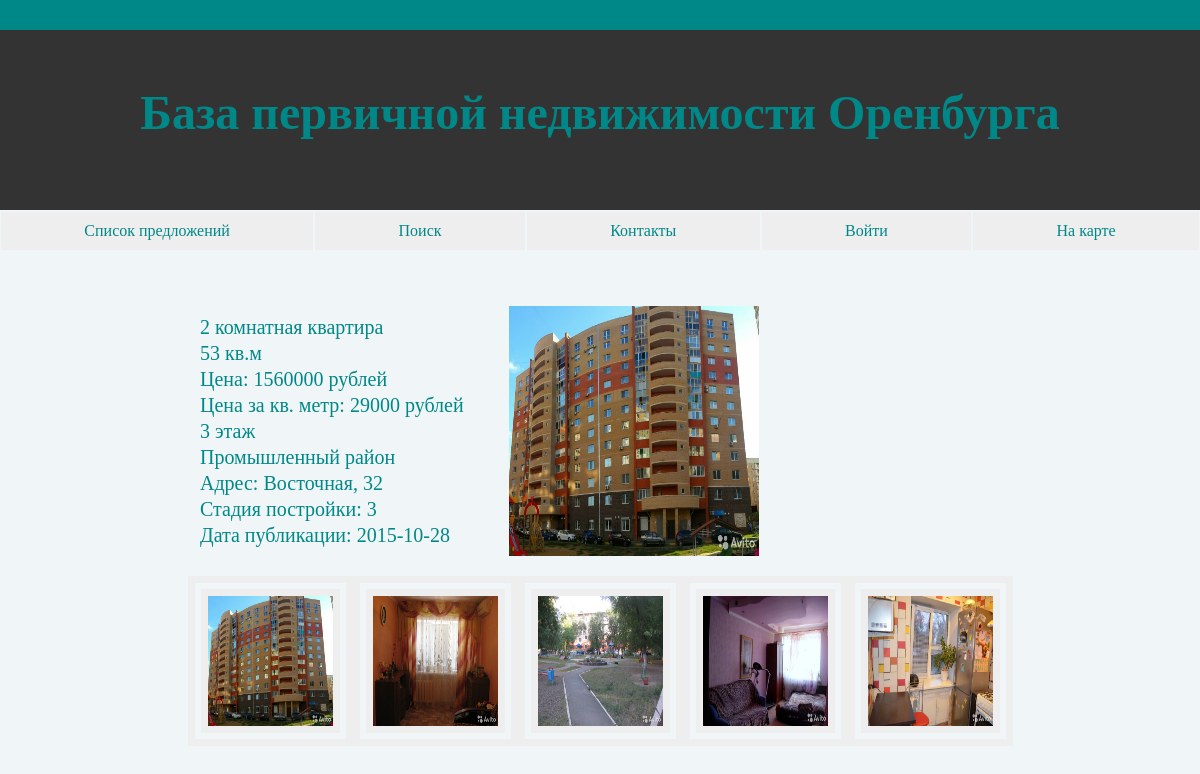
Screenshot of /Offer.php?id=4 with the database file from the repository.
### tables this page shows
CREATE TABLE `Supply` (
  `id` int(11) NOT NULL DEFAULT '0',
  `price` int(11) DEFAULT NULL,
  `area` int(11) DEFAULT NULL,
  `metercost` int(11) DEFAULT NULL,
  `rooms` int(11) DEFAULT NULL,
  `storey` int(11) DEFAULT NULL,
  `stage` text,
  `iddistrict` int(11) DEFAULT NULL,
  `date` date DEFAULT NULL,
  `address` text,
  PRIMARY KEY (`id`),
  KEY `iddistrict` (`iddistrict`),
  CONSTRAINT `Supply_ibfk_1` FOREIGN KEY (`iddistrict`) REFERENCES `District` (`iddistrict`)
);

CREATE TABLE `District` (
  `iddistrict` int(11) NOT NULL DEFAULT '0',
  `district` text,
  PRIMARY KEY (`iddistrict`)
);

### Public/Offer.php (the view, shortened to what this page needs)
<!DOCTYPE html>
<html lang="en">
<head>
</head>
<body>
<?php
    include '../config.php';
    include "Header.php";
    $idflat=$_GET['id'];
    function OfferFromBase($dbhost, $dbuser, $dbpassword, $dbname, $idflat)
    {
    $dbcon = new mysqli($dbhost, $dbuser, $dbpassword, $dbname);
    $dbcon->set_charset("utf8");
    $result = $dbcon->query("SELECT * FROM Supply inner join District on Supply.iddistrict = District.iddistrict WHERE id=$idflat");
    while ($row = $result->fetch_assoc()) {
    $area=$row['area'];
    $price=$row['price'];
    $metercost=$row['metercost'];
    $date=$row['date'];
    $storey=$row['storey'];
    $rooms=$row['rooms'];
    $stage=$row['stage'];
    $district=$row['district'];
    $address=$row['address'];
    echo "<br><br><br>";
    echo "<div class='offer-block'>
          <div class='inner-list' style='font-size:20px'>$rooms комнатная квартира<br>$area кв.м <br>Ценa: $price рублей<br>Цена за кв. метр: $metercost рублей<br>$storey этаж<br>$district район <br>Адрес: $address<br>Стадия постройки: $stage<br>Дата публикации: $date<br></div>";?>
          <img class='bigpic' width='250' height='250' src='01.jpg'>
          <div id='map' style='width: 250px; height: 250px'></div>
          </div>
<?php    }
    }
    OfferFromBase($server, $username, $password, $db, $idflat);
    ?>
   <div class='pics-frame'>
    <img style="border: 20px double #eee;" width='125' height='130' src='01.jpg'>
    <img style="border: 20px double #eee;" width='125' height='130' src='02.jpg'>
    <img style="border: 20px double #eee;" width='125' height='130' src='03.jpg'>
    <img style="border: 20px double #eee;" width='125' height='130' src='04.jpg'>
    <img style="border: 20px double #eee;" width='125' height='130' src='05.jpg'>
    </div>
</body>

### Public/Main.css (style rules this page uses)
body { margin: 0 0 0 0; min-width: 800px; background-color: #f0f5f7; }
.inner-list { min-width: 250px; width: 40%; color:#088; line-height: 130%; font-family: DaxlinePro-Regular; font-weight: 300; font-size:18px; }
.offer-block { margin: 0 auto; margin-bottom: 20px; display: flex; justify-content: center; align-items: center; min-width: 800px; width: 50%; height: 250px; }
.pics-frame { margin:0 auto; display: flex; min-width: 700px; width: 50%; justify-content: center; }

### rows the page displays
supply: rooms "2", area "53", price "1560000", metercost "29000", storey "3", iddistrict.district "Промышленный", address "Восточная, 32", stage "3", date "2015-10-28"
